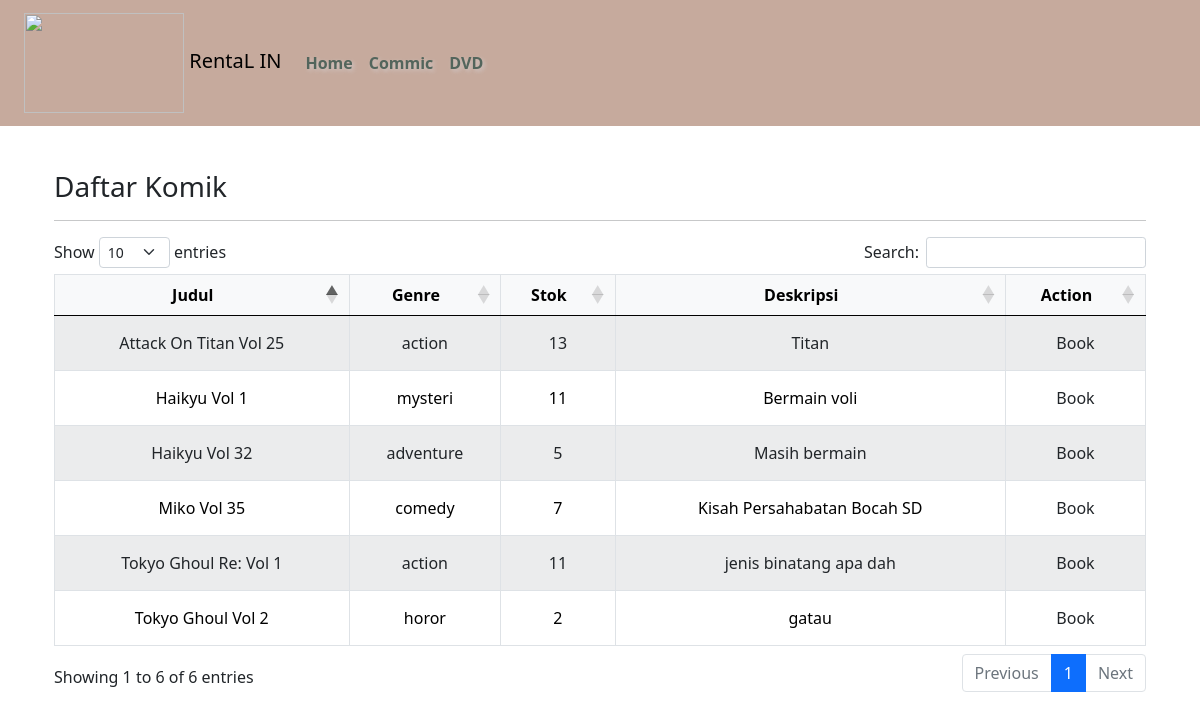
The page /user_komik.php on the database its author committed.
### tables this page shows
CREATE TABLE `data_komik` (
  `id` int(11) NOT NULL,
  `judul` varchar(250) NOT NULL,
  `genre` varchar(250) NOT NULL,
  `stok` int(12) NOT NULL,
  `deskripsi` varchar(255) NOT NULL,
  `gambar` varchar(255) DEFAULT NULL
);

### user_komik.php (the view, shortened to what this page needs)
<?php
include 'rental/database.php';
$queryKomik = $db->query('SELECT * FROM data_komik ORDER BY id DESC');
?>
<!DOCTYPE html>
<html lang="en">
<head>
    <link href="https://cdn.jsdelivr.net/npm/bootstrap@5.3.3/dist/css/bootstrap.min.css" rel="stylesheet">
    <link rel="stylesheet" href="https://cdn.datatables.net/1.11.3/css/dataTables.bootstrap5.min.css">
</head>
<body>
    <?php include 'layout/navbarUser.php'?>
    <div class="container">
        <div class="content" id="komik">
            <h3>Daftar Komik</h3>
            <hr>
            <table id="komikTable" class="table table-striped table-bordered">
                <thead>
                    <tr>
                        <th>Judul</th>
                        <th>Genre</th>
                        <th>Stok</th>
                        <th>Deskripsi</th>
                        <th>Action</th>
                    </tr>
                </thead>
                <tbody>
                    <?php while ($row = $queryKomik->fetch_assoc()): ?>
                        <tr>
                            <td><?php echo htmlspecialchars($row['judul']) ?></td>
                            <td><?php echo htmlspecialchars($row['genre']) ?></td>
                            <td><?php echo htmlspecialchars($row['stok']) ?></td>
                            <td><?php echo htmlspecialchars($row['deskripsi']) ?></td>
                            <td><a href="booking_komik.php?id=<?php echo $row['id'] ?>" class="btn btn-coklat">Book</a></td>
                        </tr>
                    <?php endwhile; ?>
                </tbody>
            </table>
        </div>
    </div>
</body>
</html>

### user_komik.php (style rules this page uses)
body { background-color: #fff; }
.btn-coklat { background-color: #8B4513; color: white; }
hr { border: 1px solid #ceb8a4; }
table.dataTable { border-collapse: collapse !important; text-align: center; }
table.dataTable thead th { background-color: #f8f9fa; border-bottom: 2px solid #dee2e6; text-align: center; }
table.dataTable tbody tr { background-color: #fff; text-align: center; }
table.dataTable tbody tr:nth-of-type(odd) { background-color: #f8f9fa; }
table.dataTable td { text-align: center; vertical-align: middle; }
table.dataTable .btn { display: block; margin: auto; }
.container { margin-top:100px; }

### navbarUser.php (style rules this page uses)
body { padding-top: 70px; }

### rows shown on the page
data_komik: judul "Tokyo Ghoul Vol 2", genre "horor", stok "2", deskripsi "gatau"
data_komik: judul "Tokyo Ghoul Re: Vol 1", genre "action", stok "11", deskripsi "jenis binatang apa dah"
data_komik: judul "Haikyu Vol 32", genre "adventure", stok "5", deskripsi "Masih bermain"
data_komik: judul "Haikyu Vol 1", genre "mysteri", stok "11", deskripsi "Bermain voli"
data_komik: judul "Miko Vol 35", genre "comedy", stok "7", deskripsi "Kisah Persahabatan Bocah SD"
data_komik: judul "Attack On Titan Vol 25", genre "action", stok "13", deskripsi "Titan"
